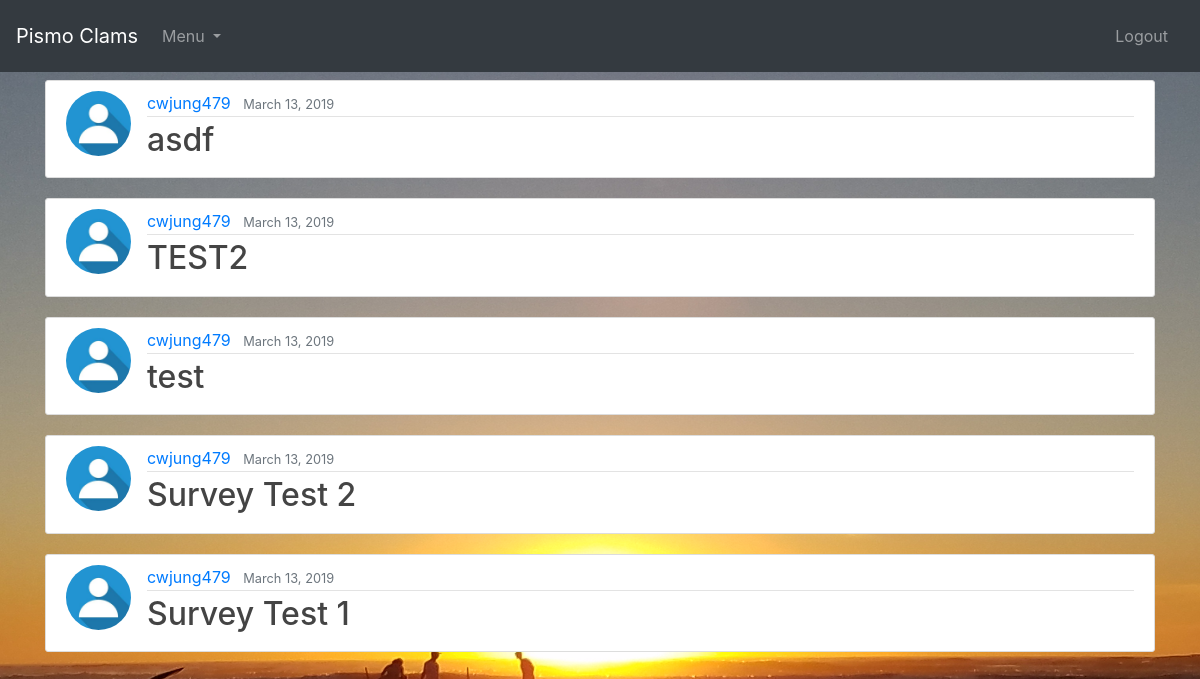
The page / (signed in) on the database as committed earlier.
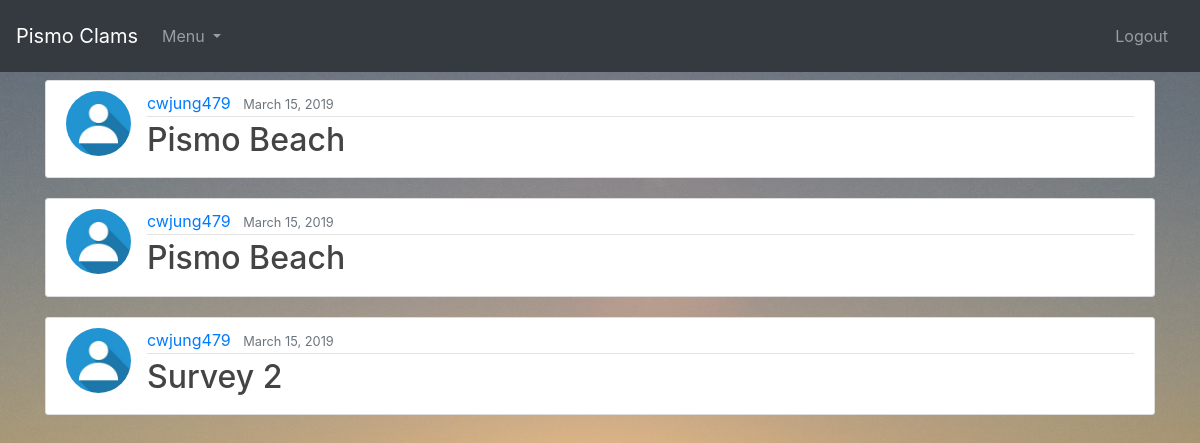
The same page on the database as committed later.
### blog/models.py (models this page shows, shortened)
class Survey(models.Model):
    surveyName = models.CharField(max_length = 200)
    location = models.CharField(max_length = 200)
    region = models.CharField(max_length = 100)
    dateSampled = models.DateTimeField(default=timezone.now)
    transNumber = models.IntegerField()
    startTime = models.CharField(max_length = 50)
    endTime = models.CharField(max_length = 50)
    lowTideTime = models.CharField(max_length = 50)
    startLat = models.FloatField()
    startLong = models.FloatField()
    endLat = models.FloatField()
    endLong = models.FloatField()
    lowTide = models.CharField(max_length = 50)
    clams = models.TextField()
    waterTemp = models.CharField(max_length = 100)
    airTemp = models.CharField(max_length = 100)
    date_posted = models.DateTimeField(default=timezone.now)
    author = models.ForeignKey(User, on_delete=models.CASCADE)

### users/models.py (models this page shows, shortened)
class Profile(models.Model):
    user = models.OneToOneField(User, on_delete=models.CASCADE)
    image = models.ImageField(default='default.jpg', upload_to='profile_pics')

### blog/views.py (the view)
# urls.py: path('', PostListView.as_view(), name='blog-home'),
class PostListView(LoginRequiredMixin, ListView):
    model = Survey
    template_name = 'blog/home.html'
    context_object_name = 'surveys'
    ordering = ['-date_posted']

### blog/templates/blog/home.html
{% extends "blog/base.html" %}
{% block content %}
	{% for survey in surveys %}
	   {% if survey.author == user or user.is_staff %}
			<article class="media content-section">
			  <img class="rounded-circle article-img" src="{{ survey.author.profile.image.url }}">
			  <div class="media-body">
			    <div class="article-metadata">
			      <a class="mr-2" href="#">{{ survey.author }}</a>
			      <small class="text-muted">{{ survey.date_posted|date:"F d, Y" }}</small>
			    </div>
			    <h2><a class="article-title" href="{% url 'survey-detail' survey.id %}">{{ survey.surveyName }}</a></h2>
			  </div>
			</article>
		{% endif %}
	{% endfor %}
{% endblock content %}

### blog/templates/blog/base.html (shortened to what this page needs)
{% load static %}
<!DOCTYPE html>
<html>
<link rel="stylesheet" href="https://maxcdn.bootstrapcdn.com/bootstrap/4.0.0/css/bootstrap.min.css">
<link rel="stylesheet" type="text/css" href="{% static 'blog/main.css' %}">
<link rel="stylesheet" href="https://ajax.googleapis.com/ajax/libs/jqueryui/1.12.1/themes/smoothness/jquery-ui.css">
<head>
</head>
{% if user.is_authenticated %}
	<body>
		<div id="app" class="container">
		    <nav class="navbar navbar-expand-md fixed-top navbar-dark bg-dark">
		        <a class="navbar-brand" href="{% url 'blog-home' %}">Pismo Clams</a>
		        <div id="navbarNavDropdown" class="navbar-collapse collapse">
		            <ul class="navbar-nav mr-auto">
			        	<li class="nav-item dropdown">
		                    <a class="nav-link dropdown-toggle" href="#" id="navbarDropdownMenuLink" data-toggle="dropdown" aria-haspopup="true" aria-expanded="false">
		                      Menu
		                    </a>
		                </li>
		            </ul>
		            <ul class="navbar-nav">
		                <li class="nav-link">
		                	{% if user.is_authenticated %}
								<a class="nav-link" href="{% url 'logout' %}">Logout</a>
					       	{% endif %}
		                </li>
		            </ul>
		        </div>
		    </nav>
		</div>
{% endif %}
	<main role="main" class="container">
	  <div class="row">
	    <div class="col-md">
	      {% block content %}{% endblock %}
	    </div>
	  </div>
	</main>
</body>
</html>

### blog/static/blog/main.css (style rules this page uses)
body { background-color: #111111; background: #fafafa; color: #333333; margin-top: 5rem; }
h1, h2, h3, h4, h5, h6 { color: #444444; }
ul { margin: 0; }
.content-section { background: #ffffff; padding: 10px 20px; border: 1px solid #dddddd; border-radius: 3px; margin-bottom: 20px; }
.article-title { color: #444444; }
.article-img { height: 65px; width: 65px; margin-right: 16px; }
.article-metadata { padding-bottom: 1px; margin-bottom: 4px; border-bottom: 1px solid #e3e3e3 }

### blog/templates/blog/base.html (style rules this page uses)
div { overflow: visible; }

Rows that differ between the two databases and show on the page:
removed Survey: author.profile.image (placeholder picture), author "cwjung479", date_posted "March 13, 2019", surveyName "asdf"
removed Survey: author.profile.image (placeholder picture), author "cwjung479", date_posted "March 13, 2019", surveyName "TEST2"
removed Survey: author.profile.image (placeholder picture), author "cwjung479", date_posted "March 13, 2019", surveyName "test"
removed Survey: author.profile.image (placeholder picture), author "cwjung479", date_posted "March 13, 2019", surveyName "Survey Test 2"
removed Survey: author.profile.image (placeholder picture), author "cwjung479", date_posted "March 13, 2019", surveyName "Survey Test 1"
added Survey: author.profile.image (placeholder picture), author "cwjung479", date_posted "March 15, 2019", surveyName "Pismo Beach"
added Survey: author.profile.image (placeholder picture), author "cwjung479", date_posted "March 15, 2019", surveyName "Pismo Beach"
added Survey: author.profile.image (placeholder picture), author "cwjung479", date_posted "March 15, 2019", surveyName "Survey 2"
